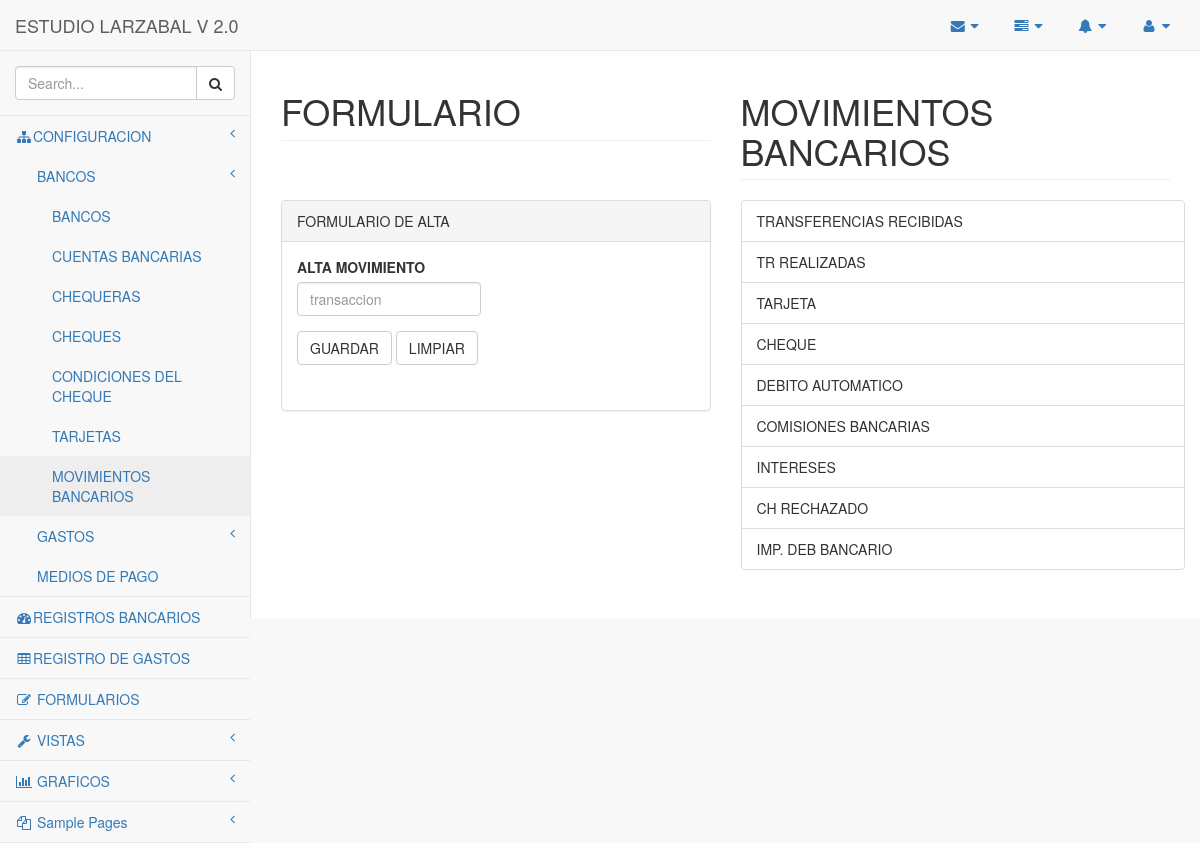
/pages/movimientos_bancarios.php, run on the app's committed database.
### tables this page shows
CREATE TABLE `movimientos` (
  `idmovimientos_bancarios` int(11) NOT NULL AUTO_INCREMENT,
  `movimientos_nombre` varchar(45) NOT NULL,
  `usuario_id` int(11) NOT NULL,
  PRIMARY KEY (`idmovimientos_bancarios`),
  UNIQUE KEY `idmovimientos_bancarios_UNIQUE` (`idmovimientos_bancarios`),
  UNIQUE KEY `movimientos_nombre_UNIQUE` (`movimientos_nombre`),
  KEY `fk_movimientos_idx` (`usuario_id`)
);

### metas/funciones.php (called while the page is built, shortened)
<?php
function conexion(){
  $dsn = 'mysql:host=localhost;dbname=finanzas;charset=utf8mb4;port:3306';
  $conexion_user= 'root';
  $conexion_pass='root';
  try {
    $conexion=new PDO($dsn,$conexion_user,$conexion_pass);
  } catch (PDOException $e) {
    echo "El error de conexion es: ".$e -> getMessage();
  }
  return $conexion;
}
function tabla($tabla){
  $conexion = conexion();
  $sql = "SELECT * FROM $tabla";
  $query2= $conexion->prepare($sql);
  $query2->execute();
  $resultados = $query2->fetchAll(PDO::FETCH_ASSOC);
  return $resultados;
}

### pages/movimientos_bancarios.php (the view, shortened to what this page needs)
<?php
include "../metas/funciones.php";
$resultados =tabla('movimientos');
 ?>
<!DOCTYPE html>
<html lang="es">
<?php include "meta.php" ?>
<body>
    <div id="wrapper">
      <?php include "nav.php" ?>
        <div id="page-wrapper">
            <div class="row">
                <div class="col-lg-6">
                    <h1 class="page-header">FORMULARIO</h1>
                </div>
                <div class="col-lg-6">
                    <h1 class="page-header">MOVIMIENTOS BANCARIOS</h1>
                </div>
            </div>
            <div class="row">
                <div class="col-lg-6">
                    <div class="panel panel-default">
                        <div class="panel-heading">
                            FORMULARIO DE ALTA
                        </div>
                        <div class="panel-body">
                            <div class="row">
                                <div class="col-lg-6">
                                    <form action="movimientos_bancarios.php" method="post" role="form">
                                        <div class="form-group">
                                            <label>ALTA MOVIMIENTO</label>
                                            <input name="movimiento" class="form-control" placeholder="transaccion">
                                        </div>
                                        <button type="submit" value="" class="btn btn-default">GUARDAR</button>
                                        <button type="reset" value="" class="btn btn-default">LIMPIAR</button>
                                        <br/>
                                        <?php if (isset($errores['error'])){?><p class="panel panel-red"> <?php echo $errores['error'];}else{ echo "";} ?> <br/></p>
                                    </form>
                                </div>
                            </div>
                        </div>
                    </div>
                </div>
                <div class="row">
                    <div class="col-lg-6">
                        <ul class="list-group">
                          <?php foreach ($resultados as $key => $value) {?>
                            <li class="list-group-item"><?php echo $value['movimientos_nombre']; ?></li>
                          <?php } ?>
                        </ul>
                    </div>
                </div>
            </div>
        </div>
    </div>
  <?php include "pie.php" ?>

### data on the page
movimientos: movimientos_nombre "TRANSFERENCIAS RECIBIDAS"
movimientos: movimientos_nombre "TR REALIZADAS"
movimientos: movimientos_nombre "TARJETA"
movimientos: movimientos_nombre "CHEQUE"
movimientos: movimientos_nombre "DEBITO AUTOMATICO"
movimientos: movimientos_nombre "COMISIONES BANCARIAS"
movimientos: movimientos_nombre "INTERESES"
movimientos: movimientos_nombre "CH RECHAZADO"
movimientos: movimientos_nombre "IMP. DEB BANCARIO"
